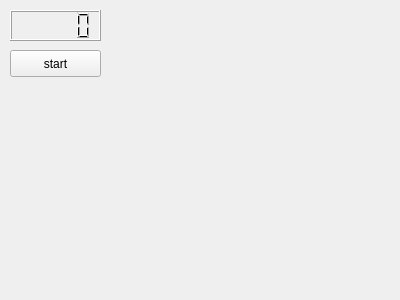
<?xml version="1.0" encoding="UTF-8"?>
<ui version="4.0">
 <class>Game2Layout</class>
 <widget class="QWidget" name="Game2Layout">
  <property name="geometry">
   <rect>
    <x>0</x>
    <y>0</y>
    <width>400</width>
    <height>300</height>
   </rect>
  </property>
  <property name="windowTitle">
   <string>Form</string>
  </property>
  <widget class="QLCDNumber" name="scoreLcdNumber">
   <property name="geometry">
    <rect>
     <x>10</x>
     <y>10</y>
     <width>91</width>
     <height>31</height>
    </rect>
   </property>
  </widget>
  <widget class="QPushButton" name="startBtn">
   <property name="geometry">
    <rect>
     <x>10</x>
     <y>50</y>
     <width>91</width>
     <height>27</height>
    </rect>
   </property>
   <property name="text">
    <string>start</string>
   </property>
   <property name="checkable">
    <bool>true</bool>
   </property>
  </widget>
 </widget>
 <resources/>
 <connections/>
</ui>
